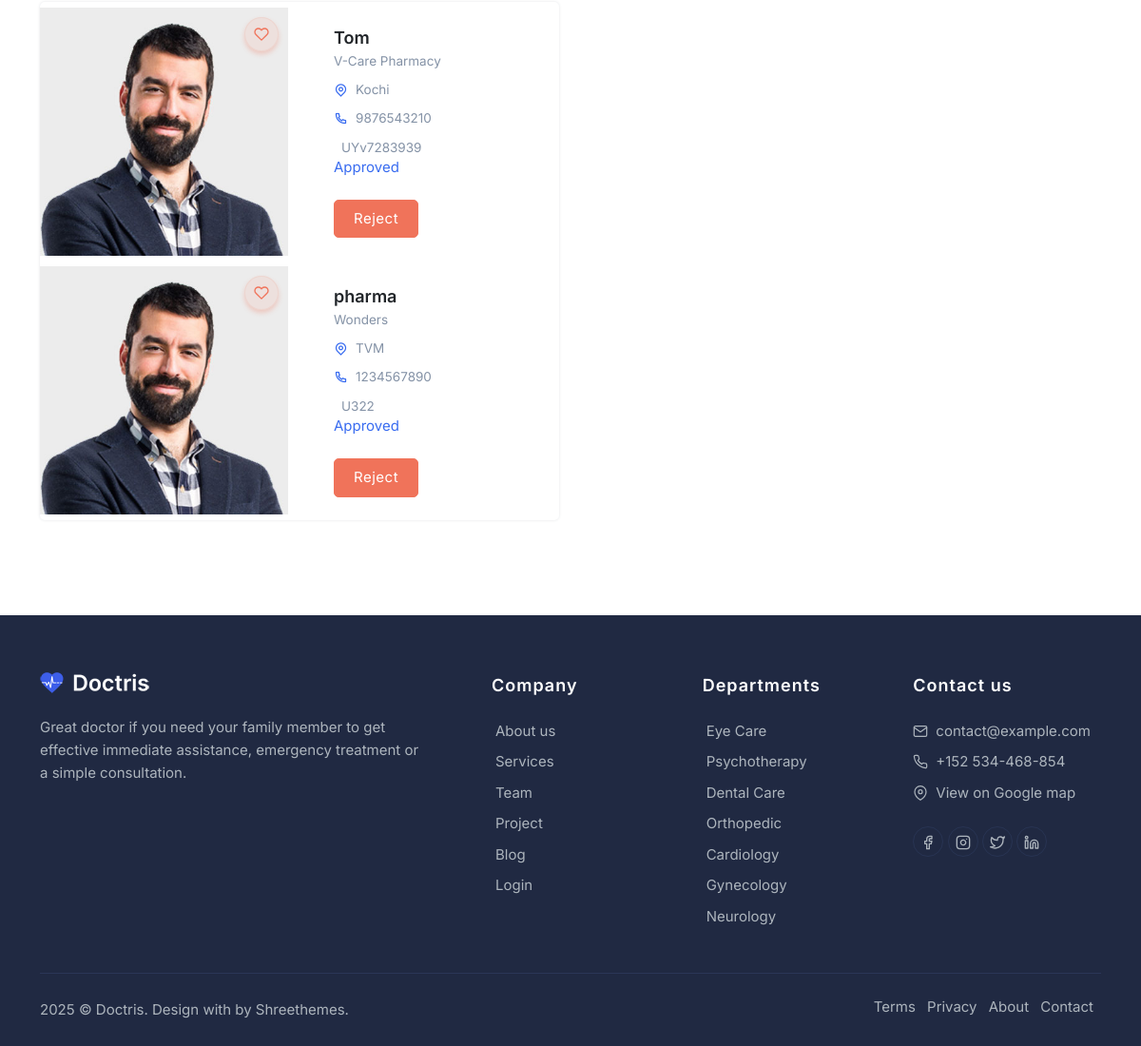
Before: /admin_view_phar/ (lower part) with the older database file.
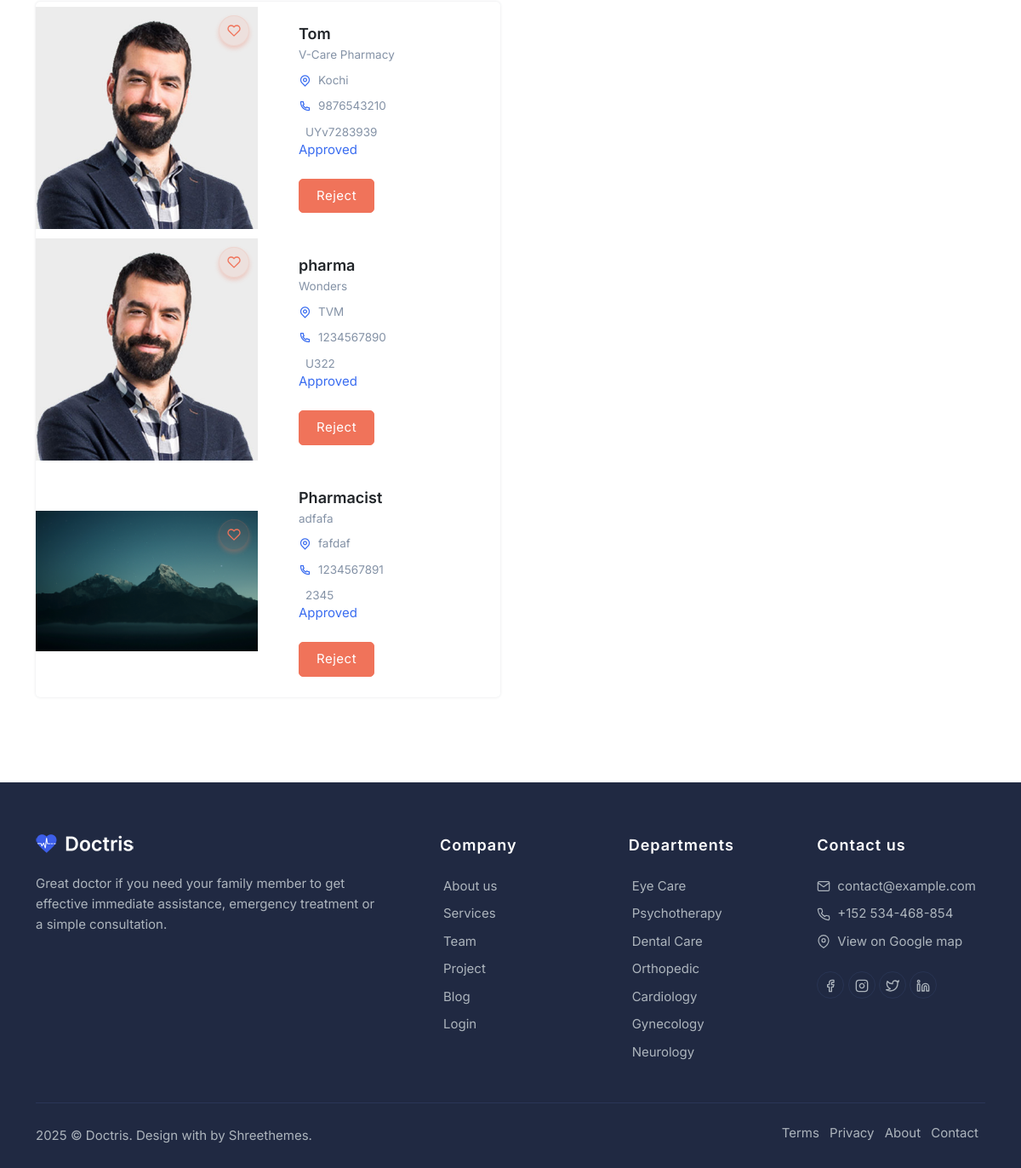
After: the same page with the newer database file.
### myapp/models.py (models this page shows)
class Pharmacist(models.Model):
    name = models.CharField(max_length=255)
    email = models.EmailField()
    phone = models.CharField(max_length=15)
    address = models.TextField()
    image = models.FileField(null=True, upload_to="profile")
    loginId = models.ForeignKey(Login, on_delete=models.CASCADE, null=True)
    pharmacy_license_number = models.CharField(max_length=255,null=True)
    pharmacy_name = models.CharField(max_length=255,null=True)

### myapp/views.py (the view)
# urls.py: path('admin_view_phar/',views.admin_view_phar),
def admin_view_phar(request):
    data=Pharmacist.objects.all()
    return render(request,'Admin/admin_view_phar.html',{'data':data})

### templates/Admin/admin_view_phar.html (shortened to what this page needs)
{% extends "Admin/common.html" %}
{% block content %}
<section class="section">
    <div class="container">
        <div class="row align-items-center">
            <div class="col-lg-6 col-md-12">
                <div class="card team border-0 rounded shadow overflow-hidden">
                    <div class="row align-items-center">
                    {% for i in data%}
                        <div class="col-md-6">
                            <div class="team-person position-relative overflow-hidden">
                                <img src="/static/assets/{{i.image}}" class="img-fluid" alt="">
                                <ul class="list-unstyled team-like">
                                    <li><a  class="btn btn-icon btn-pills btn-soft-danger"><i data-feather="heart" class="icons"></i></a></li>
                                </ul>
                            </div>
                        </div>
                        <div class="col-md-6">
                            <div class="card-body">
                                <a href="#" class="title text-dark h5 d-block mb-0">{{i.name}}</a>
                                <small class="text-muted speciality">{{i.pharmacy_name}}</small>
                                <ul class="list-unstyled mt-2 mb-0">
                                    <li class="d-flex">
                                        <i class="ri-map-pin-line text-primary align-middle"></i>
                                        <small class="text-muted ms-2">{{i.address}}</small>
                                    </li>
                                    <li class="d-flex mt-2">
                                        <i class="ri-phone-line text-primary align-middle"></i>
                                        <small class="text-muted ms-2">{{i.phone}}</small>
                                    </li>
                                    <li class="d-flex mt-2">
                                        <small class="text-muted ms-2">{{i.pharmacy_license_number}}</small>
                                    </li>
                                </ul>
                                {% if i.loginId.is_active == 0 %}
                                <a href="/accept_pharma?did={{i.loginId_id}}" class="btn btn-primary">Approve</a>
                                <a href="/reject_pharma?did={{i.loginId_id}}" class="btn btn-danger">Reject</a><br>
                                {% elif i.loginId.is_active == 1 %}
                                <a class="icon-btn">Approved </a>
                                <br><br>
                                <a href="/reject_pharma?did={{i.loginId_id}}" class="btn btn-danger">Reject</a><br>
                                {% endif %}
                            </div>
                        </div>
                        {% endfor %}
                    </div>
                </div>
            </div>
        </div>
    </div>
</section>
{% endblock  %}

Changed rows visible on the page:
added Pharmacist: image (picture), name "Pharmacist", pharmacy_name "adfafa", address "fafdaf", phone "1234567891", pharmacy_license_number "2345"
